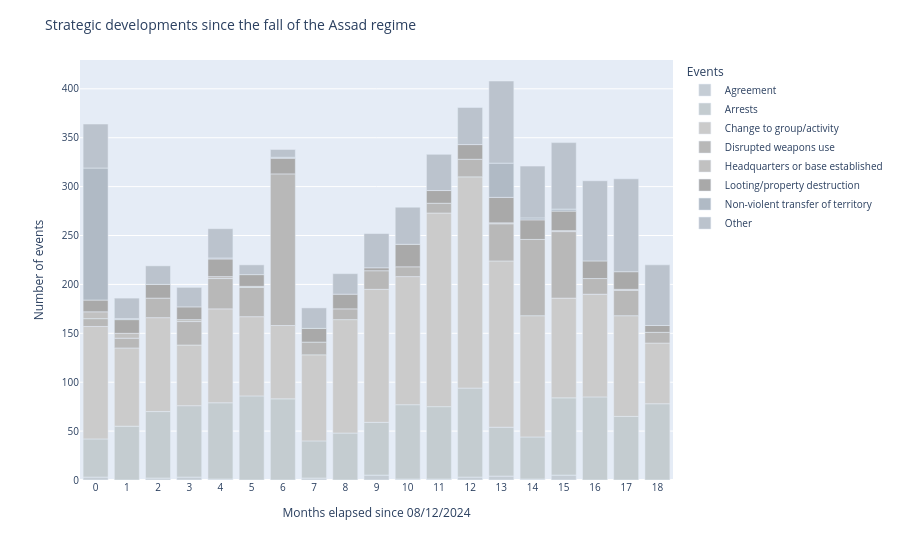

The cell this chart's notebook holds for it:
### Code cell
bar_sd.update_layout(
    title = 'Strategic developments since the fall of the Assad regime',
    legend_title_text = "Events",
    title_font_size = 14,
    font_size=10    
)
bar_sd.update_xaxes(dtick=1)

### Figure 1 — Plotly figure (JSON) as saved in the notebook; plotly's stock layout.template omitted (floating-point values rounded to 4 significant figures)
{"data": [{"hovertemplate": "sub_event_type=Agreement<br>Months elapsed since 08/12/2024=%{x}<br>Number of events=%{y}<extra></extra>", "legendgroup": "Agreement", "marker": {"color": "#C5CDD5", "pattern": {"shape": ""}}, "name": "Agreement", "orientation": "v", "showlegend": true, "textposition": "auto", "type": "bar", "x": [0, 2, 3, 4, 7, 9, 10, 11, 12, 13, 14, 15], "xaxis": "x", "y": [3, 2, 3, 1, 2, 5, 1, 1, 3, 4, 1, 5], "yaxis": "y"}, {"hovertemplate": "sub_event_type=Arrests<br>Months elapsed since 08/12/2024=%{x}<br>Number of events=%{y}<extra></extra>", "legendgroup": "Arrests", "marker": {"color": "#C4CCD0", "pattern": {"shape": ""}}, "name": "Arrests", "orientation": "v", "showlegend": true, "textposition": "auto", "type": "bar", "x": [0, 1, 2, 3, 4, 5, 6, 7, 8, 9, 10, 11, 12, 13, 14, 15, 16, 17, 18], "xaxis": "x", "y": [39, 55, 68, 73, 78, 86, 83, 38, 48, 54, 76, 74, 91, 50, 43, 79, 85, 65, 78], "yaxis": "y"}, {"hovertemplate": "sub_event_type=Change to group/activity<br>Months elapsed since 08/12/2024=%{x}<br>Number of events=%{y}<extra></extra>", "legendgroup": "Change to group/activity", "marker": {"color": "#CBCBCB", "pattern": {"shape": ""}}, "name": "Change to group/activity", "orientation": "v", "showlegend": true, "textposition": "auto", "type": "bar", "x": [0, 1, 2, 3, 4, 5, 6, 7, 8, 9, 10, 11, 12, 13, 14, 15, 16, 17, 18], "xaxis": "x", "y": [115, 80, 96, 62, 96, 81, 75, 88, 116, 136, 131, 198, 216, 170, 124, 102, 105, 103, 62], "yaxis": "y"}, {"hovertemplate": "sub_event_type=Disrupted weapons use<br>Months elapsed since 08/12/2024=%{x}<br>Number of events=%{y}<extra></extra>", "legendgroup": "Disrupted weapons use", "marker": {"color": "#B8B8B8", "pattern": {"shape": ""}}, "name": "Disrupted weapons use", "orientation": "v", "showlegend": true, "textposition": "auto", "type": "bar", "x": [0, 1, 2, 3, 4, 5, 6, 7, 8, 9, 10, 11, 12, 13, 14, 15, 16, 17, 18], "xaxis": "x", "y": [8, 10, 20, 24, 31, 30, 155, 13, 11, 19, 10, 10, 18, 38, 78, 68, 16, 26, 11], "yaxis": "y"}, {"hovertemplate": "sub_event_type=Headquarters or base established<br>Months elapsed since 08/12/2024=%{x}<br>Number of events=%{y}<extra></extra>", "legendgroup": "Headquarters or base established", "marker": {"color": "#C1C1C1", "pattern": {"shape": ""}}, "name": "Headquarters or base established", "orientation": "v", "showlegend": true, "textposition": "auto", "type": "bar", "x": [0, 1, 3, 4, 5, 13, 15, 17], "xaxis": "x", "y": [7, 5, 2, 2, 1, 1, 1, 1], "yaxis": "y"}, {"hovertemplate": "sub_event_type=Looting/property destruction<br>Months elapsed since 08/12/2024=%{x}<br>Number of events=%{y}<extra></extra>", "legendgroup": "Looting/property destruction", "marker": {"color": "#A9A9A9", "pattern": {"shape": ""}}, "name": "Looting/property destruction", "orientation": "v", "showlegend": true, "textposition": "auto", "type": "bar", "x": [0, 1, 2, 3, 4, 5, 6, 7, 8, 9, 10, 11, 12, 13, 14, 15, 16, 17, 18], "xaxis": "x", "y": [12, 14, 14, 13, 18, 12, 16, 14, 15, 3, 23, 13, 15, 26, 20, 20, 18, 18, 7], "yaxis": "y"}, {"hovertemplate": "sub_event_type=Non-violent transfer of territory<br>Months elapsed since 08/12/2024=%{x}<br>Number of events=%{y}<extra></extra>", "legendgroup": "Non-violent transfer of territory", "marker": {"color": "#B0BAC5", "pattern": {"shape": ""}}, "name": "Non-violent transfer of territory", "orientation": "v", "showlegend": true, "textposition": "auto", "type": "bar", "x": [0, 1, 4, 6, 13, 14, 15], "xaxis": "x", "y": [135, 1, 1, 1, 35, 2, 2], "yaxis": "y"}, {"hovertemplate": "sub_event_type=Other<br>Months elapsed since 08/12/2024=%{x}<br>Number of events=%{y}<extra></extra>", "legendgroup": "Other", "marker": {"color": "#BBC3CD", "pattern": {"shape": ""}}, "name": "Other", "orientation": "v", "showlegend": true, "textposition": "auto", "type": "bar", "x": [0, 1, 2, 3, 4, 5, 6, 7, 8, 9, 10, 11, 12, 13, 14, 15, 16, 17, 18], "xaxis": "x", "y": [45, 21, 19, 20, 30, 10, 8, 21, 21, 35, 38, 37, 38, 84, 53, 68, 82, 95, 62], "yaxis": "y"}], "layout": {"barmode": "relative", "font": {"size": 10}, "legend": {"title": {"text": "Events"}, "tracegroupgap": 0}, "margin": {"t": 60}, "title": {"font": {"size": 14}, "text": "Strategic developments since the fall of the Assad regime"}, "xaxis": {"anchor": "y", "domain": [0, 1], "dtick": 1, "title": {"text": "Months elapsed since 08/12/2024"}}, "yaxis": {"anchor": "x", "domain": [0, 1], "title": {"text": "Number of events"}}}}
